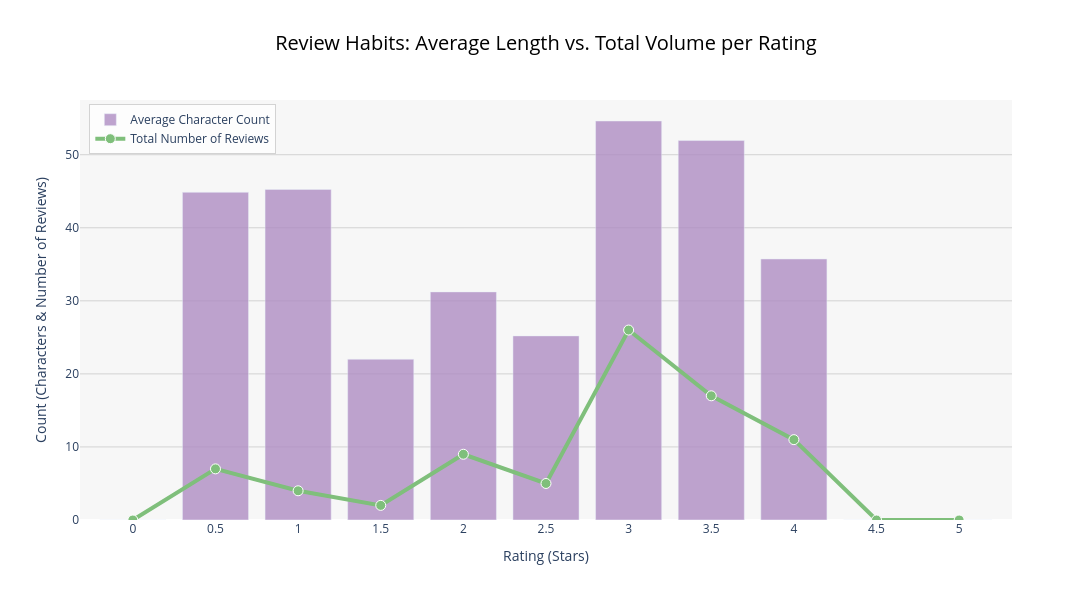

The code cell stored with this chart in its notebook:
### Markdown cell above
## 10.D Review Habits: Length vs. Volume
By visualizing both the total number of reviews and the average character count on the same scale, I was able to check the relationship between rating, frequency, and effort in a way.

The results demonstrated a pattern that I write the highest volume of reviews for movies rated in the average range (3.0–3.5 stars). On the other hand, I write very few reviews for highly-rated movies (4.5–5.0 stars). An  anomaly appears at the bottom of the scale, which is that I write significantly more reviews for 0.5-star movies than for those rated 1.0 or 1.5 stars.

This shows that my motivation to write a review is driven by strong emotions, either a disappointment or a desire to process "average to high" experiences, rather than a linear relationship with the rating. Furthermore, the review lengths revealed that I tend to write longer reviews when I feel the need to justify why a movie was "not quite perfect" (missing out on a 4- or 5-star rating) or to explain exactly why a film was a total failure (the 0.5-star reviews).

### Code cell
df = pd.read_csv('Dataset/main_enriched_full.csv')

df_cleaned = df[df['Name'] != 'Hello FatherDog'].copy()
df_reviews = df_cleaned[df_cleaned['Review'].notna() & (df_cleaned['Review'].str.strip() != '')].copy()
df_reviews['Review Length'] = df_reviews['Review'].str.len()

grouped_data = df_reviews.groupby('Rating').agg(
    Avg_Length=('Review Length', 'mean'),
    Review_Count=('Review Length', 'count')
).reset_index()

rating_scale = [0.0, 0.5, 1.0, 1.5, 2.0, 2.5, 3.0, 3.5, 4.0, 4.5, 5.0]
all_ratings = pd.DataFrame({'Rating': rating_scale})

merged_data = pd.merge(all_ratings, grouped_data, on='Rating', how='left').fillna(0)

fig = go.Figure()

# THE BARS (Average Length)
fig.add_trace(go.Bar(
    x=merged_data['Rating'],
    y=merged_data['Avg_Length'],
    name='Average Character Count',
    marker_color='#af8dc3', 
    opacity=0.8,            
    hovertemplate='Rating: %{x} Stars<br>Avg Length: %{y:.1f} chars<extra></extra>'
))

# THE LINE (Review Count)
fig.add_trace(go.Scatter(
    x=merged_data['Rating'],
    y=merged_data['Review_Count'],
    name='Total Number of Reviews',
    mode='lines+markers',
    line=dict(color='#7fbf7b', width=4), 
    marker=dict(size=10, color='#7fbf7b', line=dict(width=1, color='white')),
    hovertemplate='Rating: %{x} Stars<br>Total Reviews: %{y}<extra></extra>'
))

fig.update_layout(
    plot_bgcolor='#f7f7f7', 
    paper_bgcolor='white',
    title=dict(
        text='Review Habits: Average Length vs. Total Volume per Rating',
        font=dict(size=20, color='black'),
        x=0.5 # Center the title
    ),
    xaxis=dict(
        title='Rating (Stars)',
        title_font=dict(size=14),
        tickmode='array',
        tickvals=rating_scale 
    ),
    yaxis=dict(
        title='Count (Characters & Number of Reviews)',
        title_font=dict(size=14),
        rangemode='tozero' 
    ),
    legend=dict(
        x=0.01,
        y=0.99,
        bgcolor='rgba(255, 255, 255, 0.8)',
        bordercolor='lightgray',
        borderwidth=1
        
    ),
    width=1150,  
    height=600, 
    hovermode='x unified' 
)

fig.update_yaxes(showgrid=True, gridwidth=1, gridcolor='lightgray')

fig.show()

fig.write_html('Review_Habits_Interactive.html')

print(f"Analysis based on {len(df_reviews)} written reviews.")

### Figure 1 — Plotly figure (JSON) as saved in the notebook; plotly's stock layout.template omitted (floating-point values rounded to 4 significant figures)
{"data": [{"hovertemplate": "Rating: %{x} Stars<br>Avg Length: %{y:.1f} chars<extra></extra>", "marker": {"color": "#af8dc3"}, "name": "Average Character Count", "opacity": 0.8, "type": "bar", "x": [0.0, 0.5, 1.0, 1.5, 2.0, 2.5, 3.0, 3.5, 4.0, 4.5, 5.0], "y": [0.0, 44.86, 45.25, 22.0, 31.22, 25.2, 54.62, 51.94, 35.73, 0.0, 0.0]}, {"hovertemplate": "Rating: %{x} Stars<br>Total Reviews: %{y}<extra></extra>", "line": {"color": "#7fbf7b", "width": 4}, "marker": {"color": "#7fbf7b", "line": {"color": "white", "width": 1}, "size": 10}, "mode": "lines+markers", "name": "Total Number of Reviews", "type": "scatter", "x": [0.0, 0.5, 1.0, 1.5, 2.0, 2.5, 3.0, 3.5, 4.0, 4.5, 5.0], "y": [0.0, 7.0, 4.0, 2.0, 9.0, 5.0, 26.0, 17.0, 11.0, 0.0, 0.0]}], "layout": {"height": 600, "hovermode": "x unified", "legend": {"bgcolor": "rgba(255, 255, 255, 0.8)", "bordercolor": "lightgray", "borderwidth": 1, "x": 0.01, "y": 0.99}, "paper_bgcolor": "white", "plot_bgcolor": "#f7f7f7", "title": {"font": {"color": "black", "size": 20}, "text": "Review Habits: Average Length vs. Total Volume per Rating", "x": 0.5}, "width": 1150, "xaxis": {"tickmode": "array", "tickvals": [0, 0.5, 1, 1.5, 2, 2.5, 3, 3.5, 4, 4.5, 5], "title": {"font": {"size": 14}, "text": "Rating (Stars)"}}, "yaxis": {"gridcolor": "lightgray", "gridwidth": 1, "rangemode": "tozero", "showgrid": true, "title": {"font": {"size": 14}, "text": "Count (Characters & Number of Reviews)"}}}}
